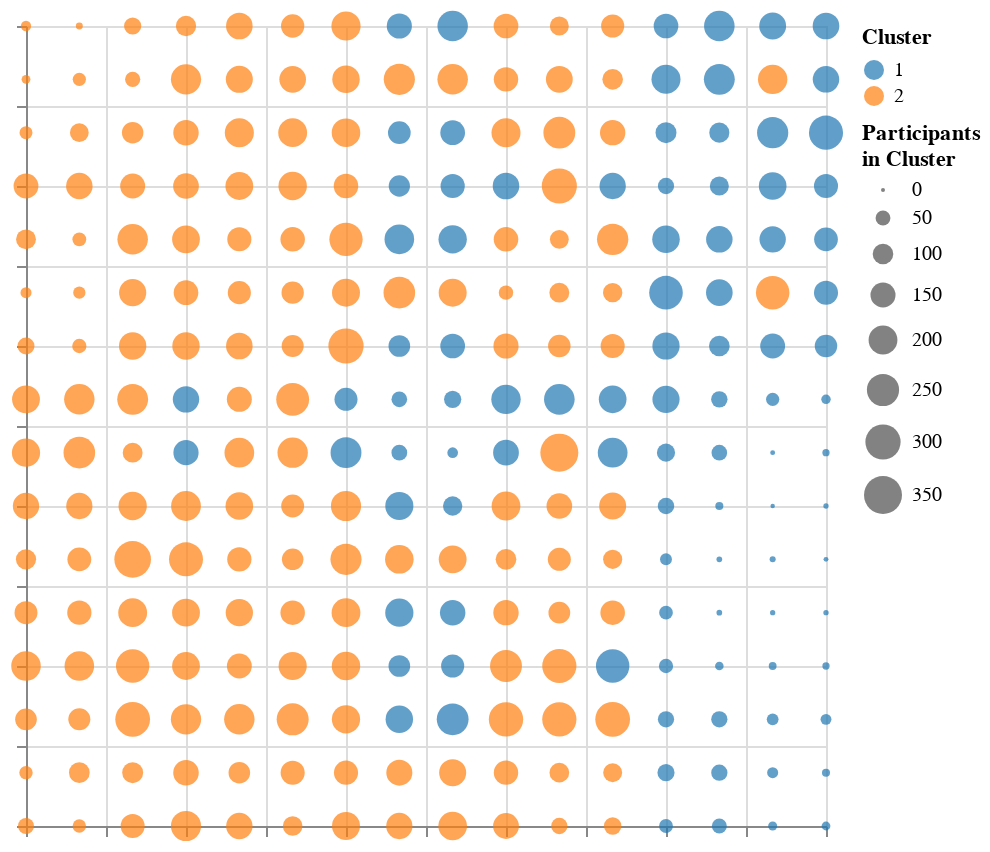

The code cell stored with this chart in its notebook:
### Code cell
### GENERATE MACRO CLUSTERS (PHENOTYPES) ###

# Set figure size
plt.figure(figsize = (15, 8)) 

# Define the colour scheme for the dendrogram
#hierarchy.set_link_color_palette(["#1F77B4", "#FF7F0E", "#2CA02C", "#D62728"])
#hierarchy.set_link_color_palette(["#1F77B4", "#FF7F0E", "#2CA02C", "#D62728", "#9467BD"])
hierarchy.set_link_color_palette(["#1F77B4", "#FF7F0E", "#6A0D91", "#8FBC8F"])

# Generate and plot the dendrogram
linkage_method = linkage(refvect_df, method ='ward', metric='euclidean')
dendrogram(linkage_method,color_threshold=9, above_threshold_color='black')
plt.tick_params(left = True, right = False , labelleft = True , 
                labelbottom = False, bottom = False) 

plt.axhline(5, color ="grey", linewidth=2,linestyle ="--")
plt.ylabel("Dendrogram using Ward's linkage and Euclidean distance", fontsize = 14, fontweight="bold")

# Save the figure as a PDF
plt.savefig('./figures/V2-dendrogram.pdf', format='pdf')

# Show the plot (optional)
plt.show()

cluster_ea = AgglomerativeClustering(n_clusters=2, linkage='ward')

clusters = cluster_ea.fit_predict(refvect_df)

classMap_clusters = pd.DataFrame({"x1":gtm_model.matX[:,0],
                                        "x2":gtm_model.matX[:,1],
                                        "Participants in Cluster":H.flatten(),
                                        "Cluster":clusters+1}
                                        )

chart_cluster=alt.Chart(classMap_clusters).mark_circle(size = 450).encode(
    x=alt.X('x1:Q', axis=alt.Axis(labels=False,title = "")),
    y=alt.Y('x2:Q', axis=alt.Axis(labels=False,title = "")),
    size=alt.Size('Participants in Cluster:Q',title = textwrap.wrap('Participants in Cluster',13)),
    color=alt.Color("Cluster:N")
    .scale(range=["#1F77B4", "#FF7F0E", "#6A0D91", "#8FBC8F"])
).configure_view(
    continuousHeight=400,
    continuousWidth=400
)

chart_cluster

### Figure 1 — Vega-Lite specification as saved in the notebook (floating-point values rounded to 4 significant figures; data arrays with more than 128 entries replaced by an {"elided": "..."} marker saying what was removed)
{"config": {"view": {"continuousWidth": 400, "continuousHeight": 400}}, "data": {"name": "data-10e6ffccdd5196fb0b26937e5578ecc5"}, "mark": {"type": "circle", "size": 450}, "encoding": {"color": {"field": "Cluster", "scale": {"range": ["#1F77B4", "#FF7F0E", "#6A0D91", "#8FBC8F"]}, "type": "nominal"}, "size": {"field": "Participants in Cluster", "title": ["Participants", "in Cluster"], "type": "quantitative"}, "x": {"axis": {"labels": false, "title": ""}, "field": "x1", "type": "quantitative"}, "y": {"axis": {"labels": false, "title": ""}, "field": "x2", "type": "quantitative"}}, "$schema": "https://vega.github.io/schema/vega-lite/v5.20.1.json", "datasets": {"data-10e6ffccdd5196fb0b26937e5578ecc5": {"elided": "256 records"}}}
